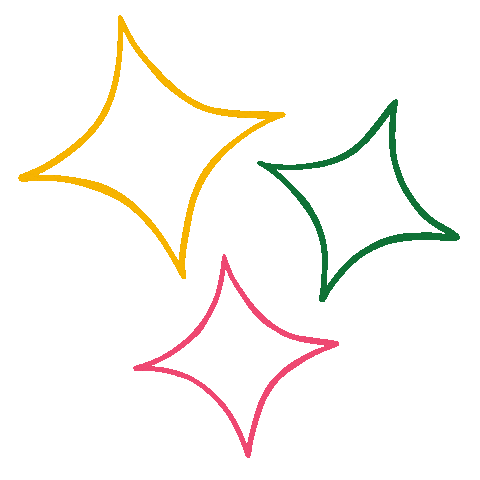
#> input picture effects/star.gif, 480 x 480 px
$ python make_gif.py
#> lines starting #> are read from the running program, lines starting #| are printed output that depends on the picture; after the words box and inside, x2 and y2 are one past the last pixel; in counts of white or black regions, pixels touching at a corner belong together
import os
from typing import Tuple, List, Optional
from PIL import Image, ImageOps
import numpy as np
from dataclasses import dataclass
import logging

# Configure logging
logging.basicConfig(level=logging.INFO)
logger = logging.getLogger(__name__)

@dataclass
class GifInfo:
    """Container for GIF metadata"""
    transparency_color: Optional[int]
    background_color: Optional[int]
    frame_duration: int
    disposal_method: int

@dataclass
class TileConfig:
    """Container for tile configuration"""
    tiles_x: int
    tiles_y: int
    frame_width: int
    frame_height: int

class GifTiler:
    """Optimized GIF tiler with performance improvements"""

    def __init__(self, target_size: Tuple[int, int] = (1080, 1080)):
        self.target_size = target_size
        self._transparency_cache = {}
        self._palette_cache = {}

    def _calculate_tiles(self, frame_size: Tuple[int, int]) -> TileConfig:
        """Calculate tile configuration efficiently"""
        frame_width, frame_height = frame_size
        tiles_x = self.target_size[0] // frame_width + (1 if self.target_size[0] % frame_width != 0 else 0)
        tiles_y = self.target_size[1] // frame_height + (1 if self.target_size[1] % frame_height != 0 else 0)

        return TileConfig(tiles_x, tiles_y, frame_width, frame_height)

    def _get_transparency_mask(self, frame: Image.Image, transparency_color: int) -> np.ndarray:
        """Get transparency mask with caching for performance"""
        frame_hash = hash(frame.tobytes())
        cache_key = (frame_hash, transparency_color)

        if cache_key in self._transparency_cache:
            return self._transparency_cache[cache_key]

        if frame.mode == 'P':
            palette = frame.palette.palette
            if transparency_color * 3 + 2 >= len(palette):
                mask = np.zeros(frame.size[::-1], dtype=bool)
            else:
                trans_r = palette[transparency_color * 3]
                trans_g = palette[transparency_color * 3 + 1]
                trans_b = palette[transparency_color * 3 + 2]

                # Convert to RGBA once and cache
                rgba_frame = frame.convert('RGBA')
                tile_data = np.array(rgba_frame)

                mask = (tile_data[:, :, 0] == trans_r) & \
                       (tile_data[:, :, 1] == trans_g) & \
                       (tile_data[:, :, 2] == trans_b)
        else:
            mask = np.zeros(frame.size[::-1], dtype=bool)

        self._transparency_cache[cache_key] = mask
        return mask

    def _apply_transparency(self, frame: Image.Image, transparency_color: Optional[int]) -> Image.Image:
        """Apply transparency efficiently"""
        if transparency_color is None or frame.mode != 'P':
            return frame.convert('RGBA') if frame.mode != 'RGBA' else frame

        # Get cached transparency mask
        mask = self._get_transparency_mask(frame, transparency_color)

        # Convert to RGBA and apply transparency
        rgba_frame = frame.convert('RGBA')
        tile_data = np.array(rgba_frame)
        tile_data[:, :, 3] = np.where(mask, 0, 255)

        return Image.fromarray(tile_data)

    def _create_mirrored_tile(self, frame: Image.Image, x: int, y: int) -> Image.Image:
        """Create mirrored tile efficiently"""
        # Use single copy and apply transformations
        tile = frame

        if x % 2 == 1:
            tile = ImageOps.mirror(tile)
        if y % 2 == 1:
            tile = ImageOps.flip(tile)

        return tile

    def _process_frame(self, frame: Image.Image, gif_info: GifInfo) -> Image.Image:
        """Process single frame with optimized tile creation"""
        tile_config = self._calculate_tiles(frame.size)

        # Pre-apply transparency to avoid repeated conversions
        processed_frame = self._apply_transparency(frame, gif_info.transparency_color)

        # Create new frame with transparent background
        new_frame = Image.new('RGBA', self.target_size, (0, 0, 0, 0))

        # Optimized tile placement using vectorized operations
        for y in range(tile_config.tiles_y):
            for x in range(tile_config.tiles_x):
                # Create mirrored tile
                tile = self._create_mirrored_tile(processed_frame, x, y)

                # Calculate position
                paste_x = x * tile_config.frame_width
                paste_y = y * tile_config.frame_height

                # Paste with alpha channel
                new_frame.paste(tile, (paste_x, paste_y), tile)

        return new_frame

    def _extract_gif_info(self, gif: Image.Image, frame_index: int) -> GifInfo:
        """Extract GIF information efficiently"""
        gif.seek(frame_index)

        return GifInfo(
            transparency_color=gif.info.get('transparency'),
            background_color=gif.info.get('background'),
            frame_duration=gif.info.get('duration', 100),
            disposal_method=gif.info.get('disposal', 2)
        )

    def create_tiled_gif(self, input_path: str, output_path: str) -> bool:
        """
        Create tiled GIF with optimized performance

        Args:
            input_path: Path to input GIF
            output_path: Path to output GIF

        Returns:
            bool: True if successful, False otherwise
        """
#> called with input_path = 'effects/star.gif', output_path = 'output/star_tiled_1080x1080.gif'
        try:
            # Validate input
            if not os.path.exists(input_path):
                logger.error(f"Input file not found: {input_path}")
                return False

            # Open GIF
            with Image.open(input_path) as original_gif:
#> original_gif is the input picture: PIL image 480x480 P; mean R, G, B, A 21.5, 103.5, 48, 13.8
                logger.info(f"Processing GIF: {original_gif.size} -> {self.target_size}")

                # Extract metadata
                transparency_color = original_gif.info.get('transparency')
#> transparency_color = 160
                background_color = original_gif.info.get('background')
#> background_color = 160
                logger.info(f"Transparency: {transparency_color}, Background: {background_color}")

                # Process frames
                frames = []
                durations = []
                disposal_methods = []

                frame_index = 0
                while True:
                    try:
                        # Extract frame info
                        gif_info = self._extract_gif_info(original_gif, frame_index)

                        # Get frame
                        original_gif.seek(frame_index)
                        frame = original_gif.copy()

                        # Process frame
                        processed_frame = self._process_frame(frame, gif_info)

                        # Store results
                        frames.append(processed_frame)
                        durations.append(gif_info.frame_duration)
                        disposal_methods.append(gif_info.disposal_method)

                        logger.info(f"Frame {frame_index}: duration={gif_info.frame_duration}, disposal={gif_info.disposal_method}")

                        frame_index += 1

                    except EOFError:
                        break
#> this loop made 5 passes
#> pass 1, in _get_transparency_mask, `mask = (tile_data[:, :, 0] == trans_r) & \ (tile_data[:, :, 1] == tran..`:
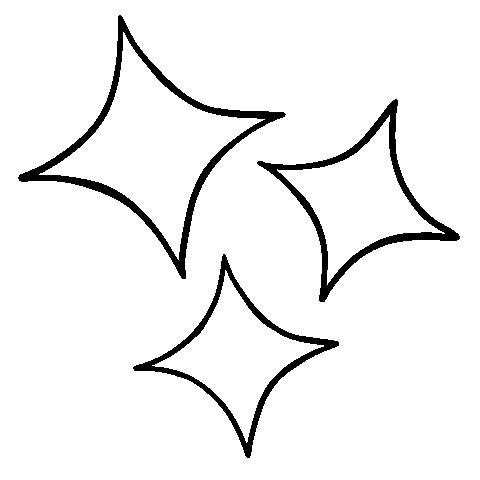
#> mask: shape (480, 480) bool; 94.6% white; 3 black regions, box (x1, y1, x2, y2) and area: (18, 15, 286, 279) 5163, (257, 99, 460, 302) 4043, (133, 254, 339, 458) 3304
#> pass 1, in _create_mirrored_tile (call 2), `tile = ImageOps.mirror(tile)`:
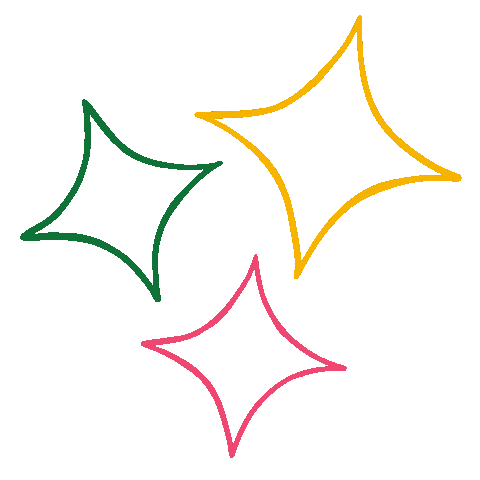
#> tile: PIL image 480x480 RGBA; mean R, G, B, A 21.5, 103.5, 48, 13.8; transparent parts drawn white
#> pass 1, in _create_mirrored_tile (call 4), `tile = ImageOps.flip(tile)`:
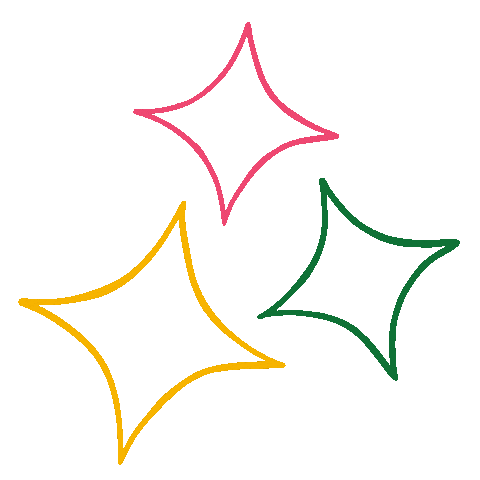
#> tile: PIL image 480x480 RGBA; mean R, G, B, A 21.5, 103.5, 48, 13.8; transparent parts drawn white
#> after the loop:
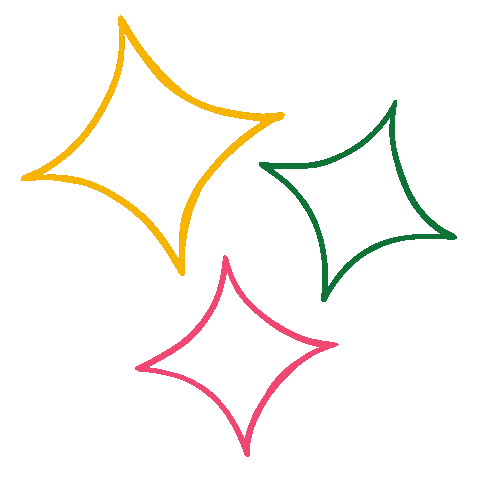
#> frame: PIL image 480x480 RGBA; mean R, G, B, A 22.7, 105.9, 48.7, 13.8; transparent parts drawn white
#> after the loop, disposal_methods = [2, 2, 2, 2]; durations = [330, 330, 330, 330]; frame_index = 4; frames = 4 items

                # Save optimized GIF
                if frames:
                    self._save_gif(frames, durations, disposal_methods, output_path)
                    logger.info(f"Successfully created {len(frames)} frames")
                    return True
                else:
                    logger.error("No frames processed")
                    return False

        except Exception as e:
            logger.error(f"Error processing GIF: {e}")
            return False

    def _save_gif(self, frames: List[Image.Image], durations: List[int],
                  disposal_methods: List[int], output_path: str) -> None:
        """Save GIF with optimized parameters"""
#> called with output_path = 'output/star_tiled_1080x1080.gif'
        # Ensure output directory exists
        os.makedirs(os.path.dirname(output_path), exist_ok=True)

        # Prepare save parameters
        save_kwargs = {
            'save_all': True,
            'append_images': frames[1:],
            'duration': durations,
            'loop': 0,
            'optimize': True,
            'transparency': 0,
            'disposal': disposal_methods
        }

        # Save with error handling
        try:
            frames[0].save(output_path, **save_kwargs)
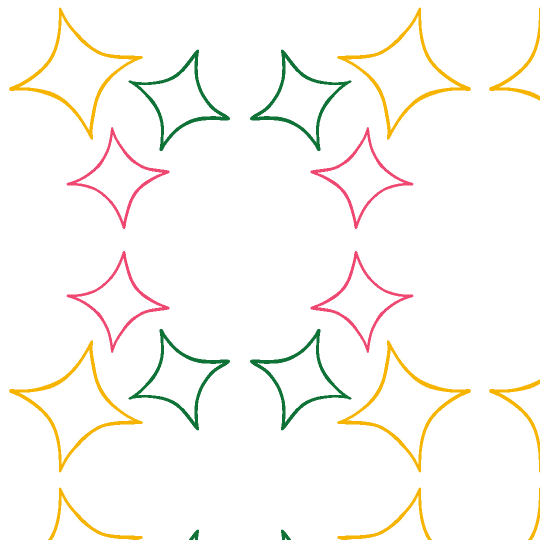
#> saved as star_tiled_1080x1080.gif: PIL image 1080x1080 RGBA (shown at 1/2 size); mean R, G, B, A 9, 6.8, 2, 12.8; transparent parts drawn white
            logger.info(f"Saved to: {output_path}")
            logger.info(f"Size: {frames[0].size}")
        except Exception as e:
            logger.error(f"Error saving GIF: {e}")
            raise

def create_tiled_gif(input_gif_path: str, output_gif_path: str,
                    target_size: Tuple[int, int] = (1080, 1080)) -> bool:
    """
    High-performance GIF tiler with optimized memory usage and processing

    Args:
        input_gif_path: Path to input GIF
        output_gif_path: Path to output GIF
        target_size: Target size (width, height)

    Returns:
        bool: True if successful, False otherwise
    """
    tiler = GifTiler(target_size)
    return tiler.create_tiled_gif(input_gif_path, output_gif_path)

def main():
    """Main function with improved error handling"""
    # Configuration
    input_gif = "effects/star.gif"
    output_gif = "output/star_tiled_1080x1080.gif"
    target_size = (1080, 1080)

    try:
        # Process GIF
        success = create_tiled_gif(input_gif, output_gif, target_size)

        if success:
            logger.info("GIF processing completed successfully")
        else:
            logger.error("GIF processing failed")

    except Exception as e:
        logger.error(f"Unexpected error: {e}")

if __name__ == "__main__":
    main()
